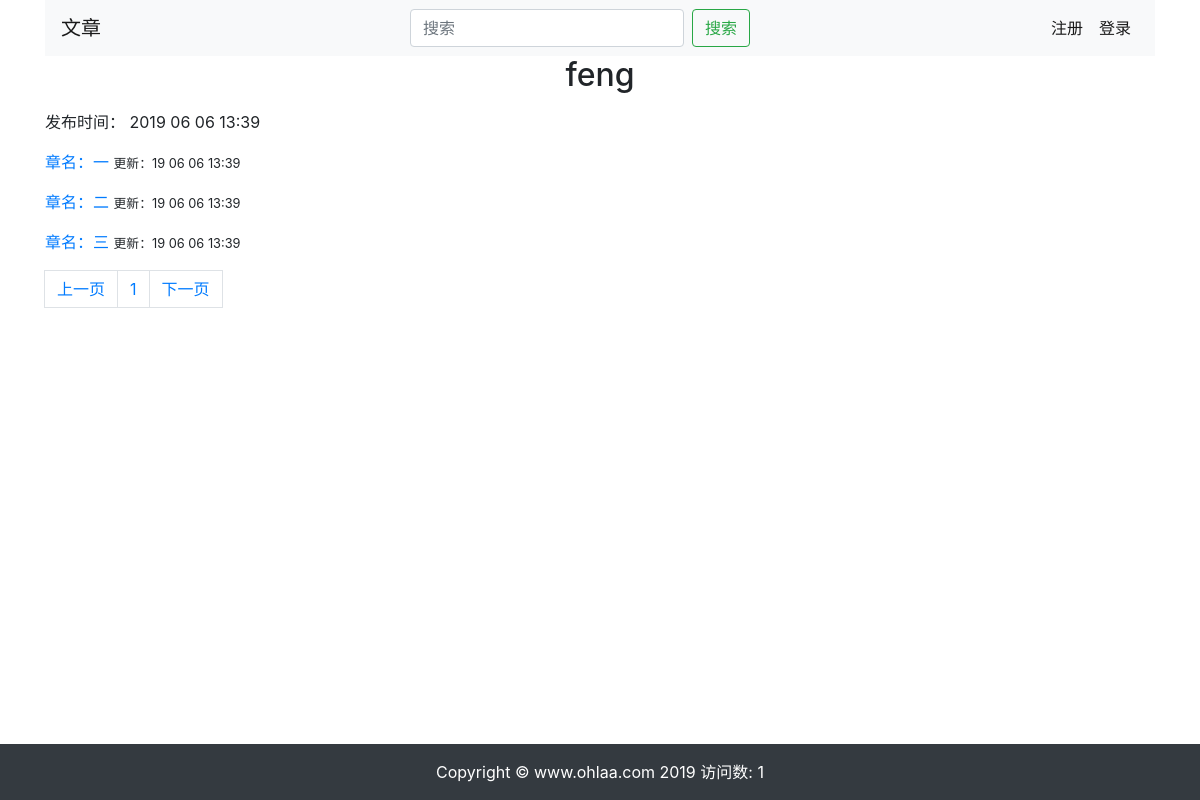
The page /article/2/ on the database as committed earlier.
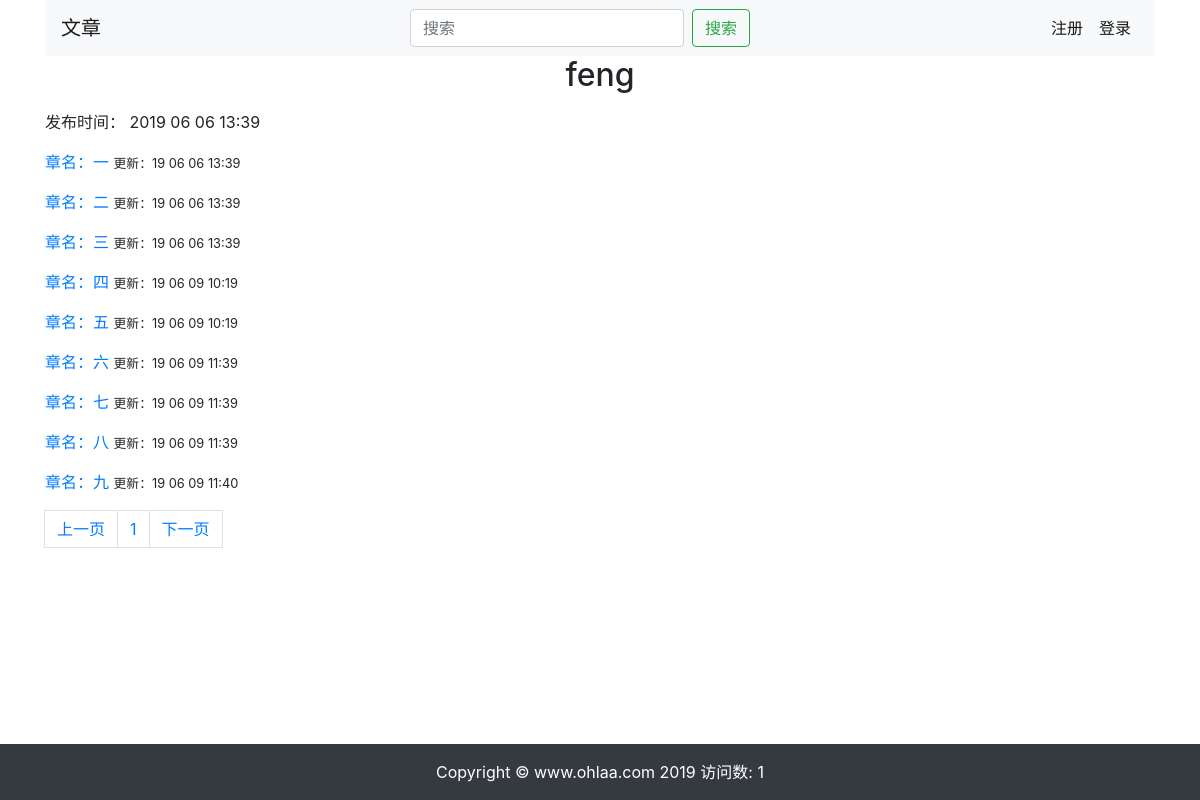
The same page on the database as committed later.
### learning_logs/models.py (models this page shows)
class ArtChapter(models.Model):
	chapter_name=models.CharField('章名',max_length=200)
	chapter_content=models.TextField('文章内容')
	article=models.ForeignKey(Article,verbose_name="文章",on_delete=models.CASCADE,null=True)
	chapter_add_date=models.DateTimeField(auto_now=True)
	class Meta:
		ordering=['chapter_add_date']

### learning_logs/views.py (the view)
# urls.py: re_path(r'^article/(?P<article_id>\d+)/$', views.article,name='article'),
def article(request,article_id):
	article=Article.objects.get(id=article_id)
	artchapters=article.artchapter_set.all()
	paginator=Paginator(artchapters,10)
	current_page=int(request.GET.get('page',1))
	if paginator.num_pages >7 :
		if current_page-3 < 1:
			page_ran=range(1,8)
		elif current_page +3 >paginator.num_pages:
			page_ran=range(paginator.num_pages-6,paginator.num_pages+1)
		else:
			page_ran=range(current_page-3,current_page+4)
		page_range=page_ran
	else:
		page_range=paginator.page_range
	current_page_chapter=paginator.page(current_page)
	context = {'article':article,'current_page_chapter':current_page_chapter,'page_range':page_range}
	return render(request,'learning_logs/article.html',context)

### learning_logs/models.py (called while the page is built)
	def __str__(self):
		if len(self.art_name)>=20:
			art_name_limit=self.art_name[:20]+'...'
		else:
			art_name_limit=self.art_name
		return art_name_limit

### learning_logs/templates/learning_logs/article.html (shortened to what this page needs)
{% extends 'learning_logs/base.html' %}
{% block header %}
<h2 class="text-center">{{ article }}</h2>
{% endblock header %}
{% block content %}
<div class="panel panel-default">
	<div class="panel-body">
		<p>发布时间：
			{{ article.art_add_date|date:'Y m d H:i' }}
		</p>
	</div>
	{% for i in current_page_chapter %}
		<p>
		<a href="{% url 'learning_logs:look_chapter' i.id %}">
			章名：{{i.chapter_name}}
		</a><small> 更新：{{i.chapter_add_date|date:'y m d H:i'}}</small>
		</p>
	{% endfor %}
</div>
	<nav aria-label="Page navigation example">
		<ul class="pagination">
			{% if current_page_chapter.has_previous %}
			<li class="page-item"><a class="page-link" href="?current_page_chapter.previous_page_number" aria-label="Previous"><span aria-hidden="true">上一页</span></a></li>
			{% else %}
			<li class="disabled"><a class="page-link" href="" aria-label="Next"><span aria-hidden="true">上一页</span></a></li>
			{% endif %}
			{% for page in page_range %}
			<li class="page-item"><a class="page-link" href="?page={{page}}">{{page}}</a></li>
			{% endfor %}
			{% if current_page_chapter.has_next%}
			<li><a class="page-link" href="?page={{current_page_chapter.next_page_number}}" aria-label="Next"><span aria-hidden="true">下一页</span></a></li>
			{% else %}
			<li class="disabled"><a class="page-link"  href="" aria-label="Next"><span aria-hidden="true">下一页</span></a></li>
			{% endif %}
		</ul>
	</nav>
{% endblock content %}

Rows that differ between the two databases and show on the page:
added ArtChapter: chapter_name "四", chapter_add_date "19 06 09 10:19"
added ArtChapter: chapter_name "五", chapter_add_date "19 06 09 10:19"
added ArtChapter: chapter_name "六", chapter_add_date "19 06 09 11:39"
added ArtChapter: chapter_name "七", chapter_add_date "19 06 09 11:39"
added ArtChapter: chapter_name "八", chapter_add_date "19 06 09 11:39"
added ArtChapter: chapter_name "九", chapter_add_date "19 06 09 11:40"
